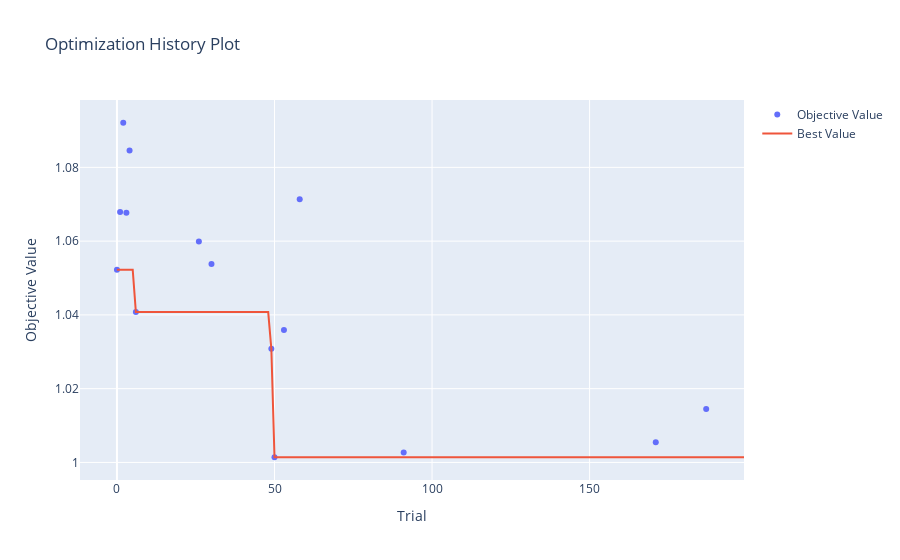
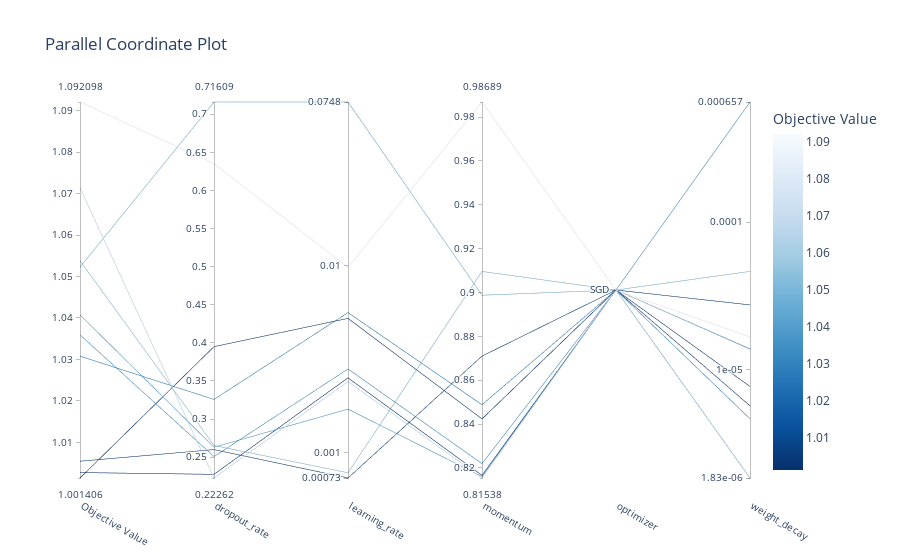
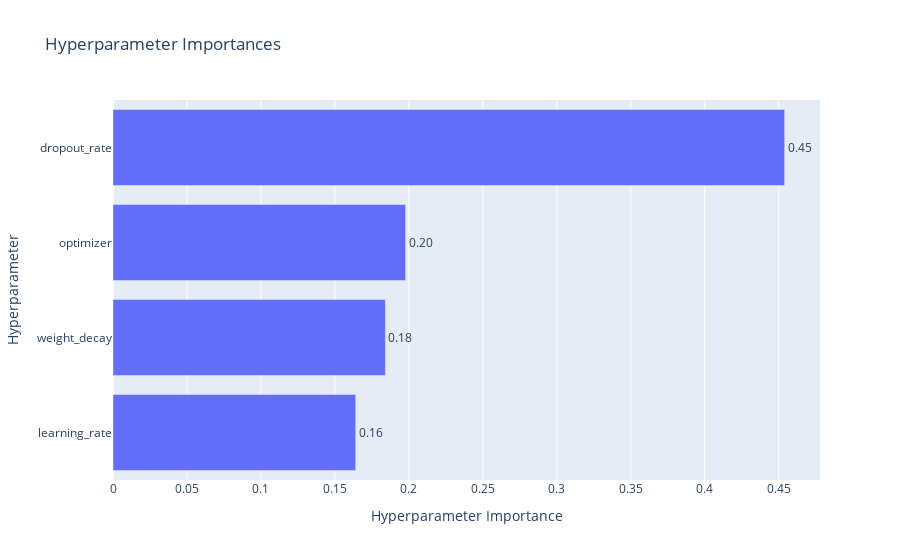

Write notebook code for charts like these, in order.
### Code cell
# Graficar los resultados de Optuna
try:
    # Historial de optimización (cómo evolucionó la métrica a lo largo de las pruebas)
    print("\nVisualizando historial de optimización:")
    fig_history = vis.plot_optimization_history(study)
    fig_history.show() # Muestra en una ventana del navegador o en el output de la celda (depende del entorno)

    # Gráfico de relaciones entre HPs (Parallel Coordinate Plot)
    # Útil para ver patrones entre HPs y el rendimiento.
    print("\nVisualizando relaciones entre hiperparárametros:")
    fig_parallel = vis.plot_parallel_coordinate(study)
    fig_parallel.show()

    # Gráfico de importancias de los HPs
    # Muestra qué HPs tuvieron más impacto en la métrica optimizada.
    # Requiere entrenar un modelo interno para calcular la importancia, puede tomar un momento.
    try:
        print("\nVisualizando importancias de hiperparámetros...")
        fig_importance = vis.plot_param_importances(study)
        fig_importance.show()
    except Exception as e:
         print(f"  Error al generar visualización de importancias de HPs: {e}")
         print("  Esto puede ocurrir si hay muy pocas pruebas o si falta alguna librería.")

except ImportError:
     print("\nAdvertencia: Instala plotly, kaleido, bokeh, matplotlib, seaborn (pip install ...) para ver las visualizaciones de Optuna.")
except Exception as e:
    print(f"\nError general al generar visualizaciones de Optuna: {e}")
    print("Verifica los mensajes de error específicos para depurar.")

### Figure 1 — Plotly figure (JSON) as saved in the notebook; plotly's stock layout.template omitted (floating-point values rounded to 4 significant figures; data arrays with more than 128 entries replaced by an {"elided": "..."} marker saying what was removed)
{"data": [{"mode": "markers", "name": "Objective Value", "type": "scatter", "x": [0, 1, 2, 3, 4, 6, 26, 30, 49, 50, 53, 58, 91, 171, 187], "y": [1.052, 1.068, 1.092, 1.068, 1.085, 1.041, 1.06, 1.054, 1.031, 1.001, 1.036, 1.071, 1.003, 1.005, 1.014]}, {"mode": "lines", "name": "Best Value", "type": "scatter", "x": {"elided": "200 int values"}, "y": {"elided": "200 float values"}}, {"marker": {"color": "#cccccc"}, "mode": "markers", "name": "Infeasible Trial", "showlegend": false, "type": "scatter", "x": [], "y": []}], "layout": {"title": {"text": "Optimization History Plot"}, "xaxis": {"title": {"text": "Trial"}}, "yaxis": {"title": {"text": "Objective Value"}}}}

### Figure 2 — Plotly figure (JSON) as saved in the notebook; plotly's stock layout.template omitted (floating-point values rounded to 4 significant figures)
{"data": [{"dimensions": [{"label": "Objective Value", "range": [1.001, 1.092], "values": [1.052, 1.092, 1.041, 1.054, 1.031, 1.001, 1.036, 1.071, 1.003, 1.005]}, {"label": "dropout_rate", "range": [0.2226, 0.7161], "values": [0.7161, 0.6352, 0.263, 0.2653, 0.3258, 0.395, 0.2508, 0.2226, 0.2274, 0.2599]}, {"label": "learning_rate", "range": [-3.136, -1.126], "ticktext": ["0.00073", "0.001", "0.01", "0.0748"], "tickvals": [-3.136, -3, -2, -1.126], "values": [-1.126, -2.011, -2.768, -3.108, -2.252, -2.283, -2.553, -2.62, -2.601, -3.136]}, {"label": "momentum", "range": [0.8154, 0.9869], "values": [0.8988, 0.9869, 0.816, 0.9096, 0.8488, 0.8423, 0.8219, 0.8154, 0.8166, 0.871]}, {"label": "optimizer", "range": [0, 0], "ticktext": ["SGD"], "tickvals": [0], "values": [0, 0, 0, 0, 0, 0, 0, 0, 0, 0]}, {"label": "weight_decay", "range": [-5.738, -3.182], "ticktext": ["1.83e-06", "1e-05", "0.0001", "0.000657"], "tickvals": [-5.738, -5, -4, -3.182], "values": [-5.738, -4.78, -3.182, -4.334, -4.861, -5.248, -5.336, -4.864, -5.116, -4.562]}], "labelangle": 30, "labelside": "bottom", "line": {"color": [1.052, 1.092, 1.041, 1.054, 1.031, 1.001, 1.036, 1.071, 1.003, 1.005], "colorbar": {"title": {"text": "Objective Value"}}, "colorscale": [[0, "rgb(247,251,255)"], [0.125, "rgb(222,235,247)"], [0.25, "rgb(198,219,239)"], [0.375, "rgb(158,202,225)"], [0.5, "rgb(107,174,214)"], [0.625, "rgb(66,146,198)"], [0.75, "rgb(33,113,181)"], [0.875, "rgb(8,81,156)"], [1, "rgb(8,48,107)"]], "reversescale": true, "showscale": true}, "type": "parcoords"}], "layout": {"title": {"text": "Parallel Coordinate Plot"}}}

### Figure 3 — Plotly figure (JSON) as saved in the notebook; plotly's stock layout.template omitted (floating-point values rounded to 4 significant figures)
{"data": [{"cliponaxis": false, "hovertemplate": ["learning_rate (FloatDistribution): 0.16406601104110533<extra></extra>", "weight_decay (FloatDistribution): 0.1841276502968731<extra></extra>", "optimizer (CategoricalDistribution): 0.19779235925000155<extra></extra>", "dropout_rate (FloatDistribution): 0.45401397941202004<extra></extra>"], "name": "Objective Value", "orientation": "h", "text": ["0.16", "0.18", "0.20", "0.45"], "textposition": "outside", "type": "bar", "x": [0.1641, 0.1841, 0.1978, 0.454], "y": ["learning_rate", "weight_decay", "optimizer", "dropout_rate"]}], "layout": {"title": {"text": "Hyperparameter Importances"}, "xaxis": {"title": {"text": "Hyperparameter Importance"}}, "yaxis": {"title": {"text": "Hyperparameter"}}}}
